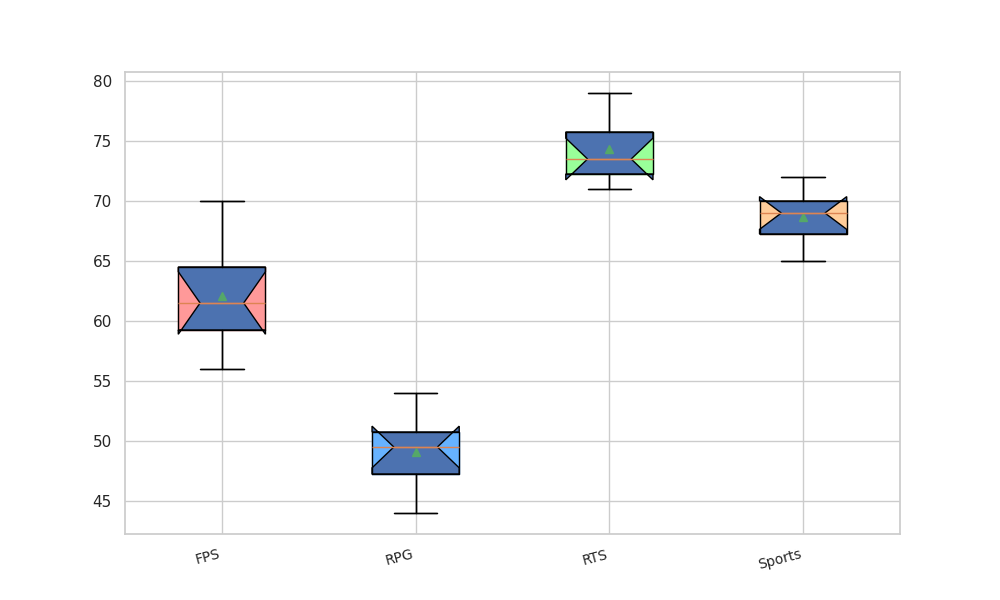

Generate this figure with Python:
import matplotlib.pyplot as plt
import matplotlib.patches as mpatches
import numpy as np

genres = ['FPS', 'RPG', 'RTS', 'Sports']

fps_data = [
    [58, 61, 59, 62, 70, 65, 56, 60, 63, 67],
    [44, 50, 47, 51, 49, 54, 45, 48, 53, 50],
    [72, 75, 73, 72, 76, 73, 78, 71, 79, 74],
    [66, 69, 71, 67, 65, 69, 70, 68, 72, 70]
]

fig, ax = plt.subplots(figsize=(10, 6))

ax.boxplot(fps_data, vert=True, patch_artist=True, notch=True, showmeans=True)

colors = ['#FF9999', '#66B2FF', '#99FF99', '#FFCC99']
for patch, color in zip(ax.boxplot(fps_data)['boxes'], colors):
    patch = mpatches.PathPatch(patch.get_path(), color=color)
    ax.add_artist(patch)

ax.set_xticks(np.arange(1, len(genres) + 1))
ax.set_xticklabels(genres, rotation=15, ha='right', fontsize=10)

plt.show()
